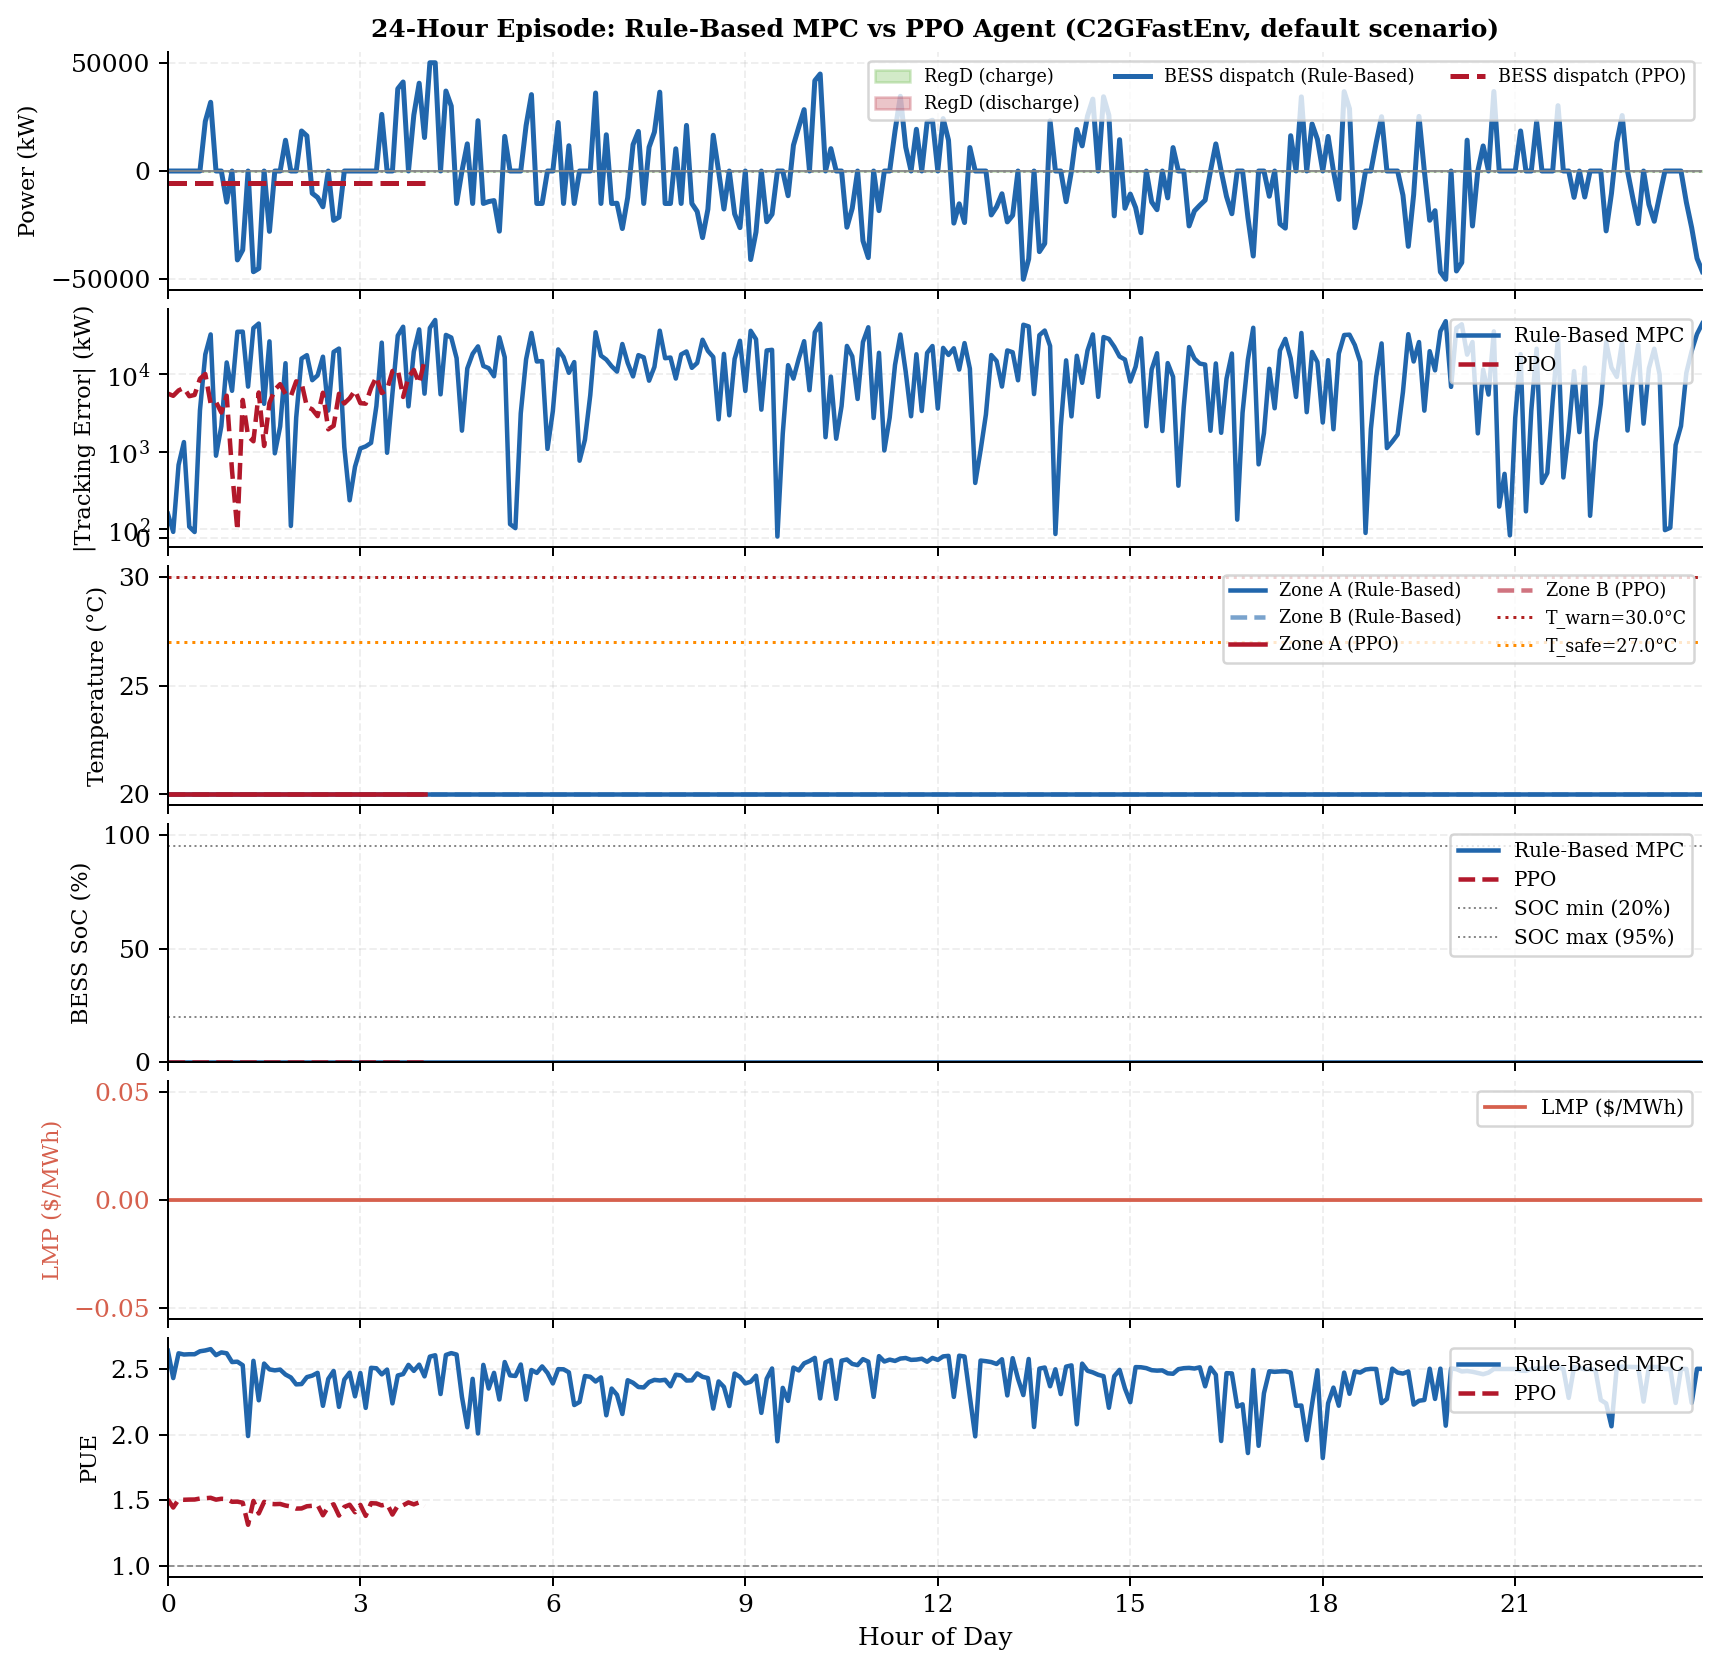

Write Python code to recreate this figure.
"""Figure 4 — Episode trajectory: Rule-Based MPC vs PPO agent."""
import sys, os, glob
sys.path.insert(0, "/lustre/guillant/C2G-Macro")
os.chdir("/lustre/guillant/C2G-Macro")
import matplotlib; matplotlib.use("Agg")
import matplotlib.pyplot as plt
import matplotlib.patches as mpatches
import numpy as np
import gymnasium as gym

plt.rcParams.update({"font.family": "serif", "axes.spines.top": False, "axes.spines.right": False})
BLUE="#2166ac"; RED="#b2182b"; GREEN="#4dac26"; GRAY="#878787"; ORANGE="#d6604d"

from c2g_env.env_low_level import C2GFastEnv
from baselines.rule_based_mpc import RuleBasedController

# ── Try to load PPO model (optional) ─────────────────────────────────────────
ppo_model = None
try:
    from stable_baselines3 import PPO
    from stable_baselines3.common.vec_env import DummyVecEnv, VecNormalize

    model_dirs = sorted(glob.glob("outputs/ppo_default/**/final_model.zip", recursive=True))
    vn_paths   = sorted(glob.glob("outputs/ppo_default/**/vec_normalize.pkl", recursive=True))
    if model_dirs and vn_paths:
        def make_env():
            e = C2GFastEnv()
            return e
        eval_vec = DummyVecEnv([make_env])
        eval_vec = VecNormalize.load(vn_paths[-1], eval_vec)
        eval_vec.training   = False
        eval_vec.norm_reward= False
        ppo_model = PPO.load(model_dirs[-1], env=eval_vec, device="cpu")
        print(f"PPO loaded: {model_dirs[-1]}")
except Exception as e:
    print(f"PPO load failed ({e}), plotting rule-based only")

# ── Run one episode for a given policy ───────────────────────────────────────
def rollout_rule_based():
    env  = C2GFastEnv()
    ctrl = RuleBasedController()
    obs, _ = env.reset(seed=0)
    rows = []
    for _ in range(288):
        action, _ = ctrl.predict(obs.reshape(1, -1))
        obs, rew, term, trunc, info = env.step(action[0])
        rows.append(info)
        if term or trunc:
            break
    env.close()
    return rows

def rollout_ppo(model, vn):
    env = C2GFastEnv()
    obs_raw, _ = env.reset(seed=0)
    vn.reset()
    rows = []
    raw_obs = obs_raw
    for _ in range(288):
        obs_t = vn.normalize_obs(raw_obs.reshape(1, -1))
        action, _ = model.predict(obs_t, deterministic=True)
        obs_raw, rew, term, trunc, info = env.step(action[0])
        rows.append(info)
        if term or trunc:
            break
    env.close()
    return rows

print("Running rule-based rollout...")
rb_rows = rollout_rule_based()

ppo_rows = None
if ppo_model is not None:
    print("Running PPO rollout...")
    ppo_rows = rollout_ppo(ppo_model, eval_vec)

def extract(rows, key, default=0.0):
    return np.array([r.get(key, default) for r in rows], dtype=float)

# ── Figure ────────────────────────────────────────────────────────────────────
n_rows = 6
fig, axes = plt.subplots(n_rows, 1, figsize=(11, 11), sharex=True,
                          gridspec_kw={"hspace": 0.08})
t_rb  = np.arange(len(rb_rows)) * 5 / 60   # hours

def plot_both(ax, key, default=0.0, scale=1.0, rb_label="Rule-Based MPC", ppo_label="PPO"):
    y_rb = extract(rb_rows, key, default) * scale
    ax.plot(t_rb, y_rb, color=BLUE, lw=1.8, label=rb_label)
    if ppo_rows is not None:
        t_ppo = np.arange(len(ppo_rows)) * 5 / 60
        y_ppo = extract(ppo_rows, key, default) * scale
        ax.plot(t_ppo, y_ppo, color=RED, lw=1.8, ls="--", label=ppo_label)

# Row 0: RegD signal vs actual BESS dispatch (kW)
ax = axes[0]
regd_rb = extract(rb_rows, "regd_signal_kw")
ax.fill_between(t_rb, 0, regd_rb, where=regd_rb>=0, alpha=0.25, color=GREEN, label="RegD (charge)")
ax.fill_between(t_rb, 0, regd_rb, where=regd_rb<0,  alpha=0.25, color=RED,   label="RegD (discharge)")
ax.plot(t_rb, regd_rb, color=GRAY, lw=1.0, ls=":")
bess_rb = extract(rb_rows, "bess_actual_kw")
ax.plot(t_rb, bess_rb, color=BLUE, lw=2.0, label="BESS dispatch (Rule-Based)")
if ppo_rows:
    t_ppo = np.arange(len(ppo_rows)) * 5 / 60
    ax.plot(t_ppo, extract(ppo_rows, "bess_actual_kw"), color=RED, lw=2, ls="--", label="BESS dispatch (PPO)")
ax.set_ylabel("Power (kW)", fontsize=9)
ax.set_title("24-Hour Episode: Rule-Based MPC vs PPO Agent (C2GFastEnv, default scenario)",
             fontsize=10, fontweight="bold")
ax.legend(fontsize=7, loc="upper right", ncol=3)
ax.axhline(0, color=GRAY, lw=0.7)

# Row 1: Tracking error |ΔP|
ax = axes[1]
err_rb = np.abs(extract(rb_rows, "tracking_err_kw"))
ax.plot(t_rb, err_rb, color=BLUE, lw=1.8, label="Rule-Based MPC")
if ppo_rows:
    t_ppo = np.arange(len(ppo_rows)) * 5 / 60
    ax.plot(t_ppo, np.abs(extract(ppo_rows, "tracking_err_kw")), color=RED, lw=1.8, ls="--", label="PPO")
ax.set_ylabel("|Tracking Error| (kW)", fontsize=9)
ax.set_yscale("symlog", linthresh=1e3)
ax.legend(fontsize=8, loc="upper right")

# Row 2: Temperatures zone A & B
ax = axes[2]
tA_rb = extract(rb_rows, "temp_A_C", 20.0)
tB_rb = extract(rb_rows, "temp_B_C", 20.0)
ax.plot(t_rb, tA_rb, color=BLUE,   lw=1.8, label="Zone A (Rule-Based)")
ax.plot(t_rb, tB_rb, color=BLUE,   lw=1.8, ls="--", alpha=0.6, label="Zone B (Rule-Based)")
if ppo_rows:
    t_ppo = np.arange(len(ppo_rows)) * 5 / 60
    ax.plot(t_ppo, extract(ppo_rows, "temp_A_C", 20.0), color=RED, lw=1.8, label="Zone A (PPO)")
    ax.plot(t_ppo, extract(ppo_rows, "temp_B_C", 20.0), color=RED, lw=1.8, ls="--", alpha=0.6, label="Zone B (PPO)")
t_warn = 30.0; t_safe = 27.0
ax.axhline(t_warn, color="firebrick",   lw=1.2, ls=":", label=f"T_warn={t_warn}°C")
ax.axhline(t_safe, color="darkorange", lw=1.2, ls=":", label=f"T_safe={t_safe}°C")
ax.set_ylabel("Temperature (°C)", fontsize=9)
ax.legend(fontsize=7, loc="upper right", ncol=2)

# Row 3: BESS State of Charge
ax = axes[3]
ax.plot(t_rb, extract(rb_rows, "soc") * 100, color=BLUE, lw=1.8, label="Rule-Based MPC")
if ppo_rows:
    t_ppo = np.arange(len(ppo_rows)) * 5 / 60
    ax.plot(t_ppo, extract(ppo_rows, "soc") * 100, color=RED, lw=1.8, ls="--", label="PPO")
ax.axhline(20, color=GRAY, lw=0.8, ls=":", label="SOC min (20%)")
ax.axhline(95, color=GRAY, lw=0.8, ls=":", label="SOC max (95%)")
ax.set_ylabel("BESS SoC (%)", fontsize=9)
ax.set_ylim(0, 105)
ax.legend(fontsize=8, loc="upper right")

# Row 4: LMP (price signal)
ax = axes[4]
lmp_rb = extract(rb_rows, "lmp_usd_per_mwh")
ax.fill_between(t_rb, 0, lmp_rb, alpha=0.25, color=ORANGE)
ax.plot(t_rb, lmp_rb, color=ORANGE, lw=1.5, label="LMP ($/MWh)")
ax.set_ylabel("LMP ($/MWh)", fontsize=9, color=ORANGE)
ax.tick_params(axis="y", labelcolor=ORANGE)
ax.legend(fontsize=8, loc="upper right")

# Row 5: PUE
ax = axes[5]
ax.plot(t_rb, extract(rb_rows, "pue", 1.5), color=BLUE, lw=1.8, label="Rule-Based MPC")
if ppo_rows:
    t_ppo = np.arange(len(ppo_rows)) * 5 / 60
    ax.plot(t_ppo, extract(ppo_rows, "pue", 1.5), color=RED, lw=1.8, ls="--", label="PPO")
ax.axhline(1.0, color=GRAY, lw=0.7, ls="--")
ax.set_ylabel("PUE", fontsize=9)
ax.set_xlabel("Hour of Day", fontsize=10)
ax.set_xticks(range(0, 25, 3))
ax.legend(fontsize=8, loc="upper right")

for a in axes:
    a.grid(True, alpha=0.2, linestyle="--")
    a.set_xlim(0, max(t_rb[-1], 1))

fig.savefig("paper/figures/fig4_episode_trajectory.pdf", dpi=180, bbox_inches="tight")
fig.savefig("paper/figures/fig4_episode_trajectory.png", dpi=180, bbox_inches="tight")
print("fig4 saved")
